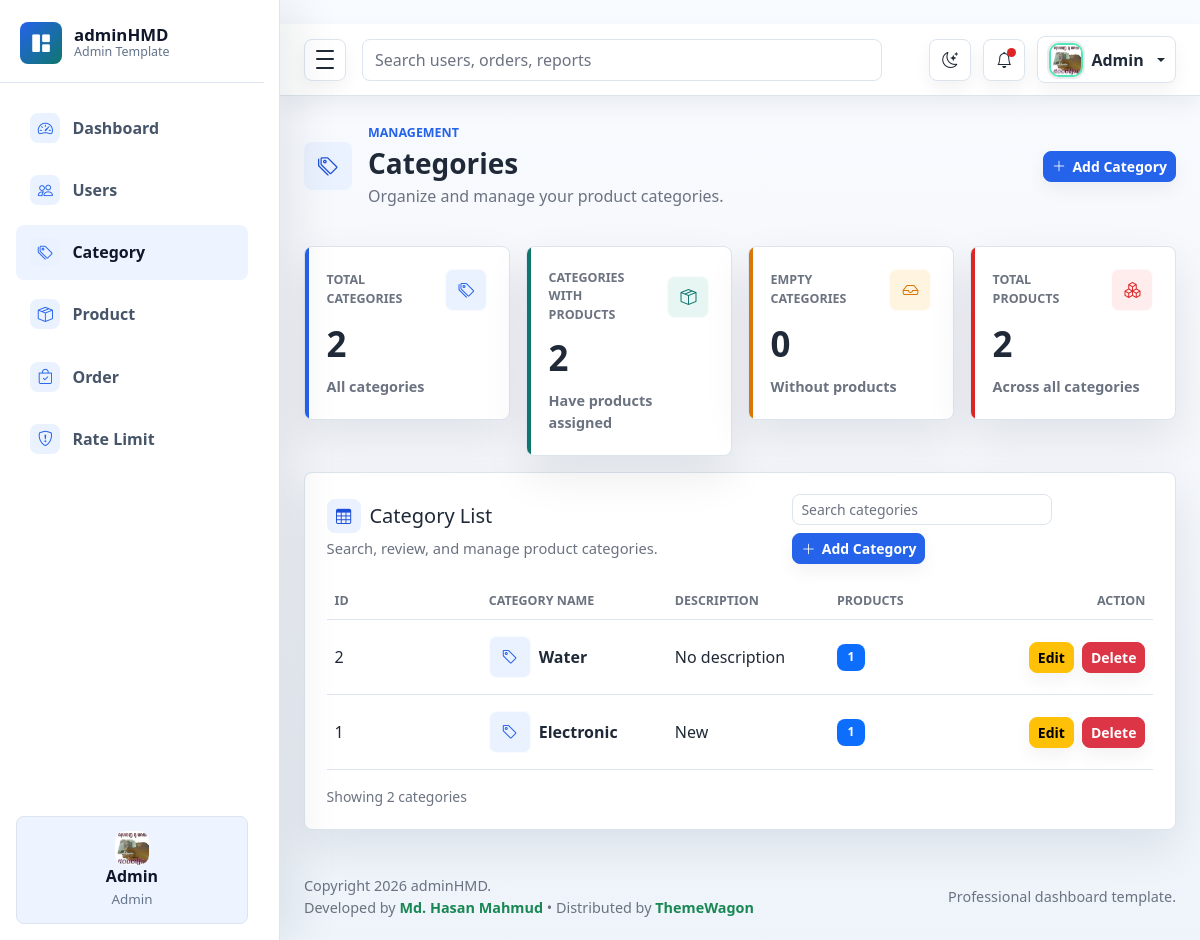
The app's page /admin/category (signed in) with its own data.
### models/category.py (models this page shows)
class Category(db.Model):
    id = db.Column(db.Integer, primary_key=True)
    name = db.Column(db.String(80), nullable=False)
    description = db.Column(db.String(255))
    products = db.relationship('Product', backref='category', lazy=True)

### admin/category.py (the view)
@admin_bp.get('/category')
@login_required
@limiter.limit("10 per minute")
def categories():
    categories = Category.query.order_by(Category.id.desc()).all()
    total_categories = len(categories)
    categories_with_products = sum(
        1 for category in categories if category.products
    )
    empty_categories = total_categories - categories_with_products
    total_products = Product.query.count()
    return render_template(
        'admin/category/category.html',
        categories=categories,
        total_categories=total_categories,
        categories_with_products=categories_with_products,
        empty_categories=empty_categories,
        total_products=total_products,
        module='category'
    )

### admin/auth.py (called while the page is built)
def login_required(view):
    @wraps(view)
    def wrapped(*args, **kwargs):
        if not session.get('is_login'):
            return redirect(url_for("admin_bp.admin_login", next=request.path))
        return view(*args, **kwargs)
    return wrapped

### templates/admin/category/category.html (shortened to what this page needs)
{% extends 'admin/master.html' %}
{% block content %}
    <main class="dashboard-content">
        <div class="container-fluid px-3 px-lg-4 py-4">
            <div class="page-heading">
                <div class="page-heading-copy">
                    <span class="page-icon"><i class="bi bi-tags" aria-hidden="true"></i></span>
                    <div>
                        <p class="eyebrow mb-1">Management</p>
                        <h1 class="h3 mb-1">Categories</h1>
                        <p class="text-muted mb-0">Organize and manage your product categories.</p>
                    </div>
                </div>
                <div class="heading-actions">
                    <a class="btn btn-primary btn-sm"
                       href="{{ url_for('admin_bp.add_category') }}">
                        <i class="bi bi-plus-lg" aria-hidden="true"></i> Add Category
                    </a>
                </div>
            </div>
            <section class="row g-3 mt-1" aria-label="Category summary">
                <div class="col-12 col-sm-6 col-xl-3">
                    <article class="metric-card metric-primary">
                        <div class="metric-top">
                            <span class="metric-label">Total Categories</span>
                            <span class="metric-icon">
                                <i class="bi bi-tags" aria-hidden="true"></i>
                            </span>
                        </div>
                        <div class="metric-value">{{ total_categories }}</div>
                        <div class="metric-meta">
                            <span>All categories</span>
                        </div>
                    </article>
                </div>
                <div class="col-12 col-sm-6 col-xl-3">
                    <article class="metric-card metric-success">
                        <div class="metric-top">
                            <span class="metric-label">Categories with Products</span>
                            <span class="metric-icon">
                                <i class="bi bi-box-seam" aria-hidden="true"></i>
                            </span>
                        </div>
                        <div class="metric-value">{{ categories_with_products }}</div>
                        <div class="metric-meta">
                            <span>Have products assigned</span>
                        </div>
                    </article>
                </div>
                <div class="col-12 col-sm-6 col-xl-3">
                    <article class="metric-card metric-warning">
                        <div class="metric-top">
                            <span class="metric-label">Empty Categories</span>
                            <span class="metric-icon">
                                <i class="bi bi-inbox" aria-hidden="true"></i>
                            </span>
                        </div>
                        <div class="metric-value">{{ empty_categories }}</div>
                        <div class="metric-meta">
                            <span>Without products</span>
                        </div>
                    </article>
                </div>
                <div class="col-12 col-sm-6 col-xl-3">
                    <article class="metric-card metric-danger">
                        <div class="metric-top">
                            <span class="metric-label">Total Products</span>
                            <span class="metric-icon">
                                <i class="bi bi-boxes" aria-hidden="true"></i>
                            </span>
                        </div>
                        <div class="metric-value">{{ total_products }}</div>
                        <div class="metric-meta">
                            <span>Across all categories</span>
                        </div>
                    </article>
                </div>
            </section>
            <section class="panel mt-3">
                <div class="panel-header">
                    <div>
                        <h2 class="h5 mb-1 section-title">
                            <i class="bi bi-table" aria-hidden="true"></i>
                            <span>Category List</span>
                        </h2>
                        <p class="text-muted mb-0">
                            Search, review, and manage product categories.
                        </p>
                    </div>
                    <div class="d-flex flex-wrap gap-2">
                        <input
                            class="form-control form-control-sm table-search"
                            type="search"
                            placeholder="Search categories"
                            data-table-search="categoriesTable"
                            aria-label="Search categories">
                        <a class="btn btn-primary btn-sm"
                           href="{{ url_for('admin_bp.add_category') }}">
                            <i class="bi bi-plus-lg" aria-hidden="true"></i>
                            Add Category
                        </a>
                    </div>
                </div>
                <div class="table-responsive">
                    <table class="table align-middle mb-0"
                           id="categoriesTable"
                           data-searchable-table>
                        <thead>
                        <tr>
                            <th scope="col">ID</th>
                            <th scope="col">Category Name</th>
                            <th scope="col">Description</th>
                            <th scope="col">Products</th>
                            <th scope="col" class="text-end">Action</th>
                        </tr>
                        </thead>
                        <tbody>
                        {% for category in categories %}
                            <tr>
                                <td>{{ category.id }}</td>
                                <td>
                                    <div class="d-flex align-items-center gap-2">
                                        <span class="metric-icon">
                                            <i class="bi bi-tag" aria-hidden="true"></i>
                                        </span>
                                        <span class="fw-semibold">{{ category.name }}</span>
                                    </div>
                                </td>
                                <td>
                                    {{ category.description or 'No description' }}
                                </td>
                                <td>
                                    <span class="badge bg-primary">
                                        {{ category.products|length }}
                                    </span>
                                </td>
                                <td class="text-end">
                                    <div class="d-flex justify-content-end gap-2">
                                        <a class="btn btn-warning btn-sm"
                                           href="{{ url_for('admin_bp.edit_category', category_id=category.id) }}">
                                            Edit
                                        </a>
                                        <a class="btn btn-danger btn-sm"
                                           href="{{ url_for('admin_bp.confirm_delete_category', category_id=category.id) }}">
                                            Delete
                                        </a>
                                    </div>
                                </td>
                            </tr>
                        {% endfor %}
                        </tbody>
                    </table>
                </div>
                <div class="d-flex flex-column flex-sm-row align-items-sm-center justify-content-between gap-3 mt-3">
                    <p class="text-muted small mb-0">
                        Showing {{ categories|length }} categories
                    </p>
                </div>
            </section>
        </div>
    </main>
{% endblock %}

### records on screen
Category: id "2", name "Water", description "No description", products|length "1"
Category: id "1", name "Electronic", description "New", products|length "1"

### other values on screen
{{ session.get('username', 'User') }} "Admin"
{{ session.get('role', 'User')|capitalize }} "Admin"
{{ total_categories }} "2"
{{ categories_with_products }} "2"
{{ empty_categories }} "0"
{{ total_products }} "2"
{{ categories|length }} "2"
